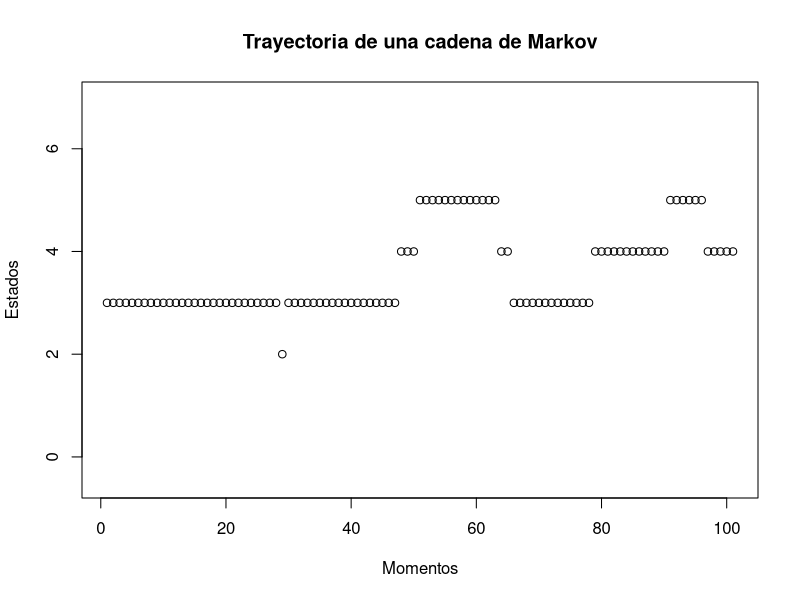

Reproduce this figure in R. (Note: this script raises an error after producing the figure.)

#======================= Modelo SIS de infeccion (pag. 23) ===================================#

# Parametros:

# Tasa de infeccion
beta = 0.3

# Tasa de recuperacion
gamma = 0.15

# Tamano de la poblacion
N = 5

# Discretizacion
delta = 0.1

# Creamos la funcion siguiente para la matriz de trasicion...
MT_SIS = function(beta,gamma,N,delta)
{
  MT = matrix(0,nrow = (N+1), ncol = (N+1))
  MT[1,1] = 1
  MT[N+1,N+1] = 1
  
  for (i in 2:N) 
  {
    # numero de infectados
    j = i-1
    MT[i,i+1] = delta*beta*j*(N-j)/N 
    MT[i,i-1] = delta*gamma*j
    MT[i,i]   = 1 - delta*beta*j*(N-j)/N- delta*gamma*j
  }
  return(MT)
}

# veamos un ejemplo:
SIS = MT_SIS(beta,gamma,N,delta)
SIS

#===========================================================================================#

#======================= Modelo SIS de infeccion modificado ================================#

# como podemo ver; la matriz de transicion no es reducible y por ende, muchas de las cosa que hemos estudiado nos limita.
# Asi que para revertir este hecho, vamos a suponer que:

# - la poblacion no tiene infectados al comienzo y en el estado 2 uno esta infectado uno
# - mientras que si toda l poblacion este infectada, se recupere al menos uno

# Parametros:

# Tasa de infeccion
beta = 0.3

# Tasa de recuperacion
gamma = 0.15

# Tamano de la poblacion
N = 5

# Discretizacion
delta = 0.1

# Creamos la funcion siguiente para la matriz de trasicion...
MT_SIS_Modif = function(beta,gamma,N,delta)
{
  MT = matrix(0,nrow = (N+1), ncol = (N+1))
  MT[1,2] = 1
  MT[(N+1),N] = 1
  
  for (i in 2:N) 
  {
    # numero de infectados
    j = i-1
    MT[i,i+1] = delta*beta*j*(N-j)/N 
    MT[i,i-1] = delta*gamma*j
    MT[i,i]   = 1 - delta*beta*j*(N-j)/N - delta*gamma*j
  }
  return(MT)
}

# veamos un ejemplo:
SIS_1 = MT_SIS_Modif(beta,gamma,N,delta)
SIS_1

#=============================================================================================#

# traemos la funcion con solo hacer la trayectoria....

#=============================================================================================#

trayMC = function(pi,MT,m)
{
  tray = NULL       # guardaremos la trayectoria generada en este variable (estara vacio al inicio)
  N = length(pi)    # N sera el tamano sera E
  E = 1:N             # generamos el conjunto de estados
  
  #paso 1: escojemos una X_0 en base a E por su distribucion inical y lo guardamos en "tray"
  tray = sample(E,1,prob = pi)
  
  #paso 2: comenzamos con la iteracion con 1 y con el while sigue la iteracion hasta que sean iguales
  i=1
  while(i<=m)
  {
    #paso 3: escogemos un X_i en base a E y la distribucion estara en la matriz de transicion
    tray = c(tray,sample(E,1,prob = MT[tail(tray,1),]))
    
    #paso 4: para que itere a la siguiente caso lo hacemos con lo siguiente:
    i=i+1
  }
  # dejando a un lado el algoritmo; podemos ver la trayectoria que hemos generado
  plot(tray,main = "Trayectoria de una cadena de Markov",xlab = "Momentos",ylab = "Estados",ylim = c(-0.5,N+1),type = "p")
  
  return(tray)
}

#=============================================================================================#

# veamos como queda la trayectoria de ejemplo:
pi=numeric(N+1)   # distribucion inicial
pi[3]=1

tray = trayMC(pi,SIS_1,100)
tray

# veamos la veces en la que pasa por los 5 estados la poblacion
table(tray)

# Vamos a guarda la matriz de una objeto "Markovchain"
st = as.character(seq(0:(N))-1)     # establecemos los estados

#creando un nuevo objeto de cadena de Markov
MSIS = new("markovchain",transitionMatrix = SIS_1,name = "MSIS",states = st)
MSIS

#muestra los estados
states(MSIS)

#transición entre estados particulares
transitionProbability(MSIS, "1", "0")

# transición en "m" pasos (vemos que la distribucion invariante esta mas presente)
m = 1102
MSIS^m

# distribucion de la m-esima variable aleatoria 
pi*MSIS^m

# accesibilidad
is.accessible(MSIS,"1","3")

# clases de comunicación
communicatingClasses(MSIS)

#calcula el periodo
period(MSIS)

#estados transitorio
transientStates(MSIS)

# estados absorbentes
absorbingStates(MSIS)

# irreducible
is.irreducible(MSIS)

# clases recurrentes
recurrentClasses(MSIS)

#distribucion invariante o estacionaria
v=steadyStates(MSIS)
v
#tiempo medio de recurrencia
u=1/v
u
